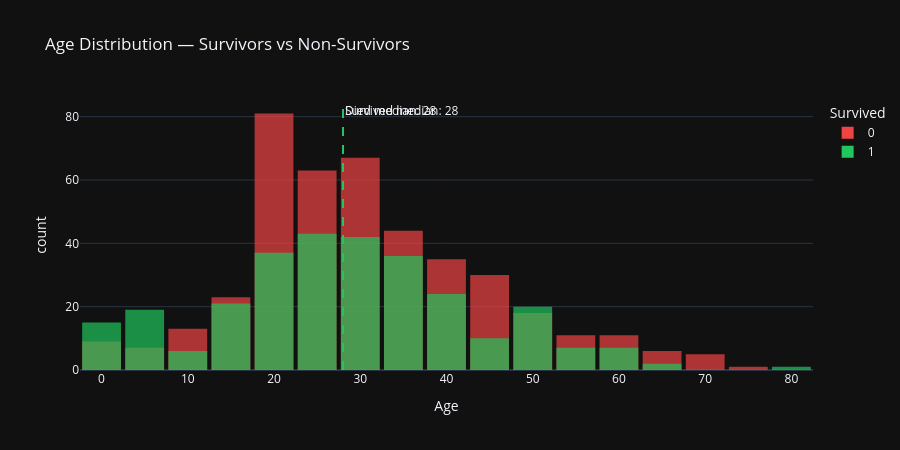

The notebook cell saved with this chart:
### Markdown cell above
### 2.3 Interactive Histogram — Age Distribution

### Code cell
# Interactive histogram — click legend to show/hide groups
fig = px.histogram(
    df.dropna(subset=["Age"]),
    x="Age",
    color="Survived",
    color_discrete_map={0: "#ef4444", 1: "#22c55e"},
    barmode="overlay",
    nbins=30,
    opacity=0.7,
    title="Age Distribution — Survivors vs Non-Survivors",
    labels={"Survived": "Survived", "Age": "Age"},
)

fig.update_layout(template="plotly_dark", height=450, bargap=0.1)

# Add median lines
for survived, color, label in [(0, "#ef4444", "Died"), (1, "#22c55e", "Survived")]:
    median_age = df[df["Survived"] == survived]["Age"].median()
    fig.add_vline(
        x=median_age,
        line_dash="dash",
        line_color=color,
        annotation_text=f"{label} median: {median_age:.0f}",
        annotation_position="top right",
    )

fig.show()
print("Interactive histogram done!")

### Figure 1 — Plotly figure (JSON) as saved in the notebook; plotly's stock layout.template omitted (floating-point values rounded to 4 significant figures; data arrays with more than 128 entries replaced by an {"elided": "..."} marker saying what was removed)
{"data": [{"bingroup": "x", "hovertemplate": "Survived=0<br>Age=%{x}<br>count=%{y}<extra></extra>", "legendgroup": "0", "marker": {"color": "#ef4444", "opacity": 0.7, "pattern": {"shape": ""}}, "name": "0", "nbinsx": 30, "orientation": "v", "showlegend": true, "type": "histogram", "x": {"elided": "424 float values"}, "xaxis": "x", "yaxis": "y"}, {"bingroup": "x", "hovertemplate": "Survived=1<br>Age=%{x}<br>count=%{y}<extra></extra>", "legendgroup": "1", "marker": {"color": "#22c55e", "opacity": 0.7, "pattern": {"shape": ""}}, "name": "1", "nbinsx": 30, "orientation": "v", "showlegend": true, "type": "histogram", "x": {"elided": "290 float values"}, "xaxis": "x", "yaxis": "y"}], "layout": {"annotations": [{"showarrow": false, "text": "Died median: 28", "x": 28, "xanchor": "left", "xref": "x", "y": 1, "yanchor": "top", "yref": "y domain"}, {"showarrow": false, "text": "Survived median: 28", "x": 28, "xanchor": "left", "xref": "x", "y": 1, "yanchor": "top", "yref": "y domain"}], "bargap": 0.1, "barmode": "overlay", "height": 450, "legend": {"title": {"text": "Survived"}, "tracegroupgap": 0}, "shapes": [{"line": {"color": "#ef4444", "dash": "dash"}, "type": "line", "x0": 28, "x1": 28, "xref": "x", "y0": 0, "y1": 1, "yref": "y domain"}, {"line": {"color": "#22c55e", "dash": "dash"}, "type": "line", "x0": 28, "x1": 28, "xref": "x", "y0": 0, "y1": 1, "yref": "y domain"}], "title": {"text": "Age Distribution — Survivors vs Non-Survivors"}, "xaxis": {"anchor": "y", "domain": [0, 1], "title": {"text": "Age"}}, "yaxis": {"anchor": "x", "domain": [0, 1], "title": {"text": "count"}}}}
